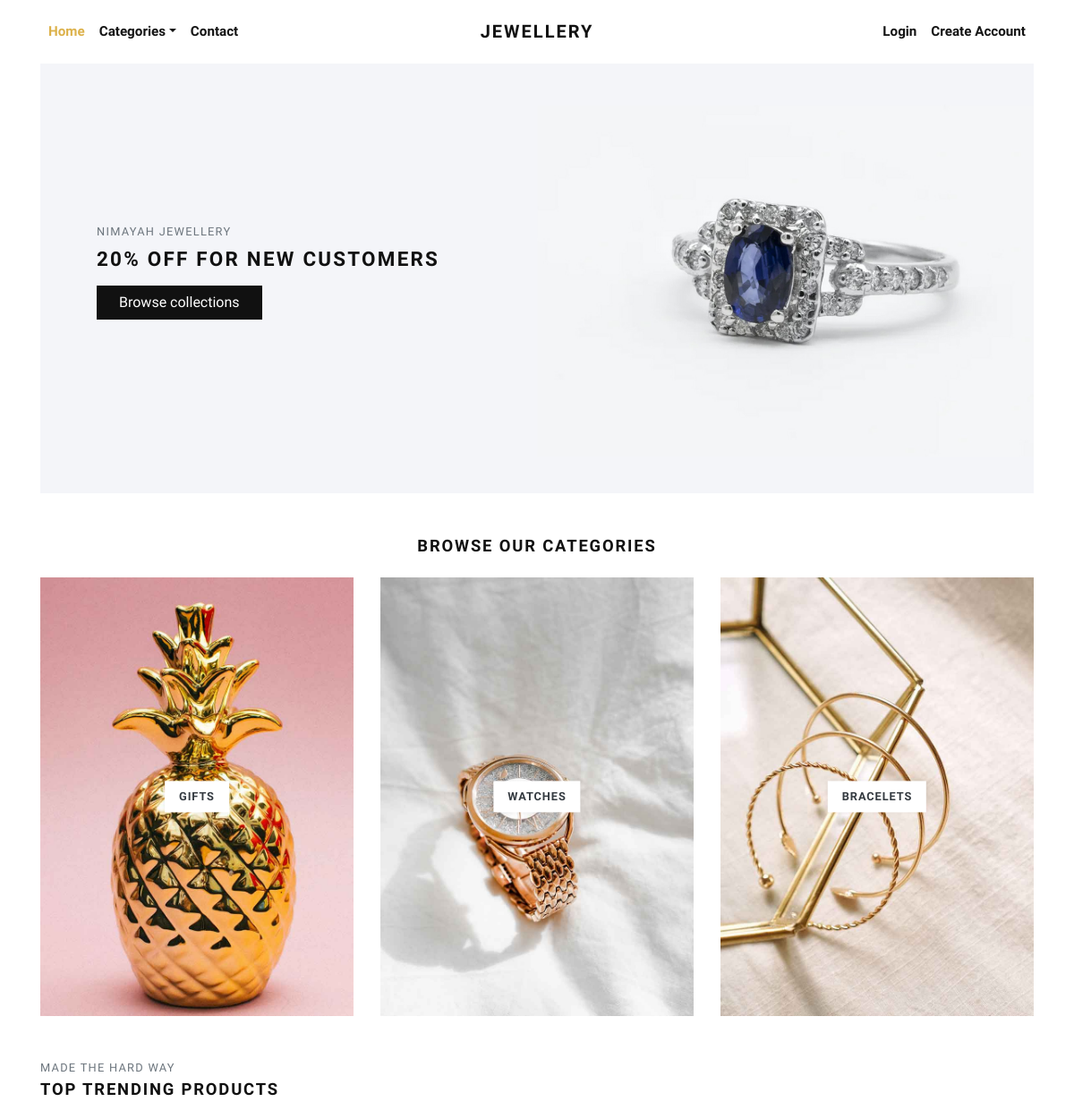
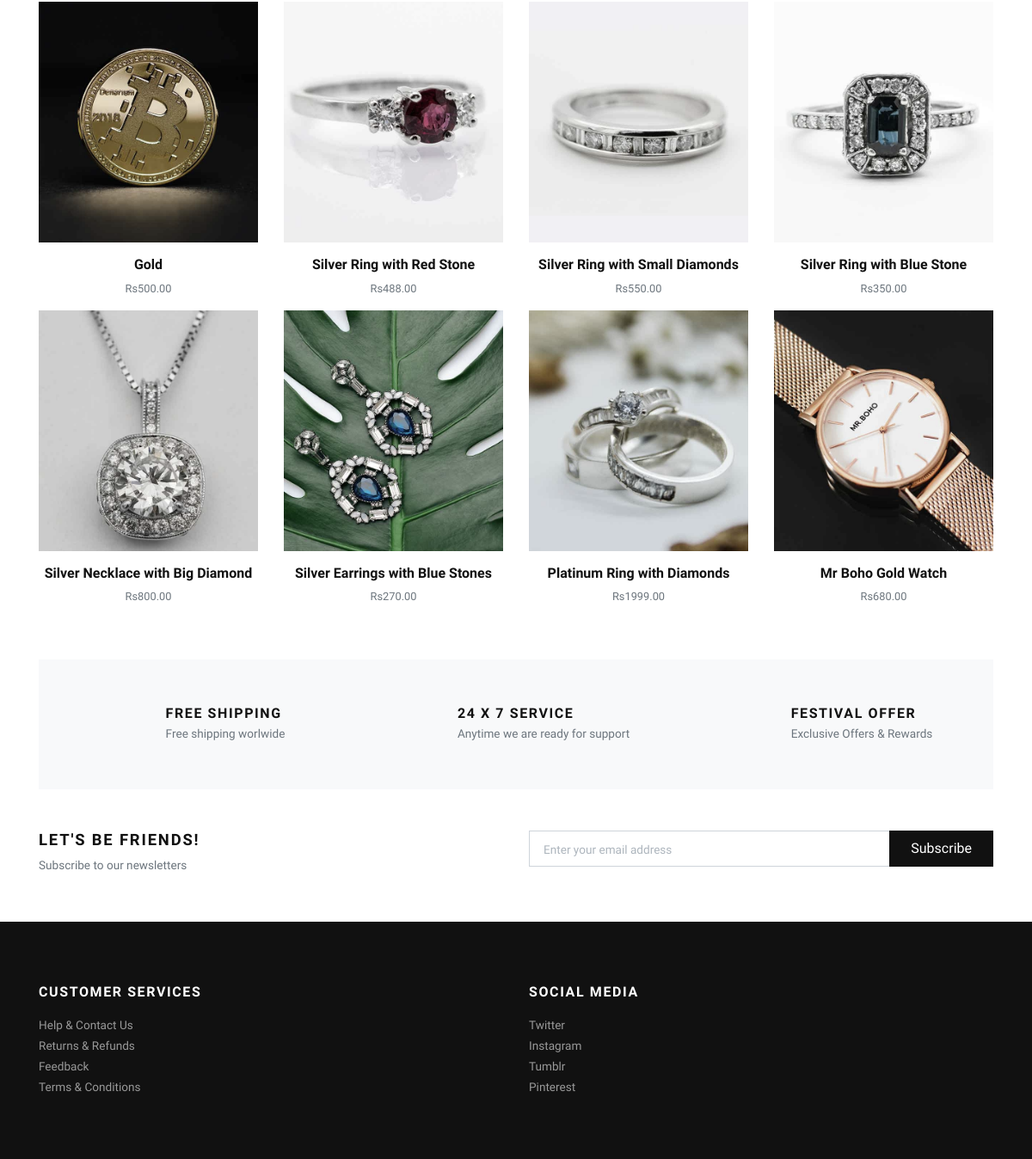
The page / on the database its author committed (2 pictures, top to bottom).
### store/models.py (models this page shows, shortened)
class Category(models.Model):
    title = models.CharField(max_length=50, verbose_name="Category Title")
    slug = models.SlugField(max_length=55, verbose_name="Category Slug")
    description = models.TextField(blank=True, verbose_name="Category Description")
    category_image = models.ImageField(upload_to='category', blank=True, null=True, verbose_name="Category Image")
    is_active = models.BooleanField(verbose_name="Is Active?")
    is_featured = models.BooleanField(verbose_name="Is Featured?")
    created_at = models.DateTimeField(auto_now_add=True, verbose_name="Created Date")
    updated_at = models.DateTimeField(auto_now=True, verbose_name="Updated Date")
    class Meta:
        verbose_name_plural = 'Categories'
        ordering = ('-created_at', )

class Product(models.Model):
    title = models.CharField(max_length=150, verbose_name="Product Title")
    slug = models.SlugField(max_length=160, verbose_name="Product Slug")
    sku = models.CharField(max_length=255, unique=True, verbose_name="Unique Product ID (SKU)")
    short_description = models.TextField(verbose_name="Short Description")
    detail_description = models.TextField(blank=True, null=True, verbose_name="Detail Description")
    product_image = models.ImageField(upload_to='product', blank=True, null=True, verbose_name="Product Image")
    price = models.DecimalField(max_digits=8, decimal_places=2)
    category = models.ForeignKey(Category, verbose_name="Product Categoy", on_delete=models.CASCADE)
    is_active = models.BooleanField(verbose_name="Is Active?")
    is_featured = models.BooleanField(verbose_name="Is Featured?")
    created_at = models.DateTimeField(auto_now_add=True, verbose_name="Created Date")
    updated_at = models.DateTimeField(auto_now=True, verbose_name="Updated Date")
    class Meta:
        verbose_name_plural = 'Products'
        ordering = ('-created_at', )

### store/views.py (the view)
# urls.py: path('', views.home, name="home"),
def home(request):
    categories = Category.objects.filter(is_active=True, is_featured=True)[:3]
    products = Product.objects.filter(is_active=True, is_featured=True)[:8]
    context = {
        'categories': categories,
        'products': products,
    }
    return render(request, 'store/index.html', context)

### store/context_preprocessors.py (called while the page is built)
def store_menu(request):
    categories = Category.objects.filter(is_active=True)
    context = {
        'categories_menu': categories,
    }
    return context

def cart_menu(request):
    if request.user.is_authenticated:
        cart_items= Cart.objects.filter(user=request.user)
        context = {
            'cart_items': cart_items,
        }
    else:
        context = {}
    return context

def wishlist_menu(request):
    if request.user.is_authenticated:
        wishlist_items= Wishlist.objects.filter(user=request.user)
        context = {
            'wishlist_items': wishlist_items,
        }
    else:
        context = {}
    return context

### templates/store/index.html (shortened to what this page needs)
{% extends 'base.html' %}
{% load static %}
      {% block content %}
      <div class="container">
        <section class="hero pb-3 bg-cover bg-center d-flex align-items-center" style="background: url({% static 'img/hero-jewlrey-banner.jpg' %})">
          <div class="container py-5">
            <div class="row px-4 px-lg-5">
              <div class="col-lg-6">
                <p class="text-muted small text-uppercase mb-2">Nimayah Jewellery</p>
                <h2 class="h4 text-uppercase mb-3">20% off for new Customers</h2><a class="btn btn-dark" href="{% url 'store:all-categories' %}">Browse collections</a>
              </div>
            </div>
          </div>
        </section>
        <section class="pt-5">
          <header class="text-center">
            <h2 class="h5 text-uppercase mb-4">Browse our categories</h2>
          </header>
          <div class="row">
          {% if categories %}
            {% for category in categories %}
              <div class="col-md-4 mb-4 mb-md-0">
                <a class="category-item" href="{% url 'store:category-products' category.slug %}">
                  <strong class="category-item-title">{{ category.title }}</strong>
                </a>
              </div>
            {% endfor %}
          {% endif %}
          </div>
        </section>
        <section class="py-5">
          <header>
            <p class="small text-muted small text-uppercase mb-1">Made the hard way</p>
            <h2 class="h5 text-uppercase mb-4">Top trending products</h2>
          </header>
          <div class="row">
            {% if products %}
              {% for product in products %}
                <div class="col-xl-3 col-lg-4 col-sm-6">
                  <div class="product text-center">
                    <div class="position-relative mb-3">
                      <a class="d-block" href="{% url 'store:product-detail' product.slug %}">
                        {% if product.product_image %}
                          <img class="img-fluid w-100" src="{{ product.product_image.url }}" alt="{{product.title}}">
                        {% else %}
                          <img class="img-fluid w-100" src="{% static 'img/product-1.jpg' %}" alt="{{product.title}}">
                        {% endif %}
                      </a>
                    </div>
                    <h6> <a class="reset-anchor" href="detail.html">{{ product.title }}</a></h6>
                    <p class="small text-muted">Rs{{product.price}}</p>
                  </div>
                </div>
              {% endfor %}
            {% endif %}
          </div>
        </section>
        <section class="py-5 bg-light">
          <div class="container">
            <div class="row text-center">
              <div class="col-lg-4 mb-3 mb-lg-0">
                <div class="d-inline-block">
                  <div class="media align-items-end">
                    <svg class="svg-icon svg-icon-big svg-icon-light">
                      <use xlink:href="#delivery-time-1"> </use>
                    </svg>
                    <div class="media-body text-left ml-3">
                      <h6 class="text-uppercase mb-1">Free shipping</h6>
                      <p class="text-small mb-0 text-muted">Free shipping worlwide</p>
                    </div>
                  </div>
                </div>
              </div>
              <div class="col-lg-4 mb-3 mb-lg-0">
                <div class="d-inline-block">
                  <div class="media align-items-end">
                    <svg class="svg-icon svg-icon-big svg-icon-light">
                      <use xlink:href="#helpline-24h-1"> </use>
                    </svg>
                    <div class="media-body text-left ml-3">
                      <h6 class="text-uppercase mb-1">24 x 7 service</h6>
                      <p class="text-small mb-0 text-muted">Anytime we are ready for support</p>
                    </div>
                  </div>
                </div>
              </div>
              <div class="col-lg-4">
                <div class="d-inline-block">
                  <div class="media align-items-end">
                    <svg class="svg-icon svg-icon-big svg-icon-light">
                      <use xlink:href="#label-tag-1"> </use>
                    </svg>
                    <div class="media-body text-left ml-3">
                      <h6 class="text-uppercase mb-1">Festival offer</h6>
                      <p class="text-small mb-0 text-muted">Exclusive Offers & Rewards</p>
                    </div>
                  </div>
                </div>
              </div>
            </div>
          </div>
        </section>
        <section class="py-5">
          <div class="container p-0">
            <div class="row">
              <div class="col-lg-6 mb-3 mb-lg-0">
                <h5 class="text-uppercase">Let's be friends!</h5>
                <p class="text-small text-muted mb-0">Subscribe to our newsletters</p>
              </div>
              <div class="col-lg-6">
                <form action="{% url 'store:newsletterUser' %}" method="post">
                  <div class="input-group flex-column flex-sm-row mb-3">
                    <input name="email" class="form-control form-control-lg py-3" type="email" placeholder="Enter your email address" aria-describedby="button-addon2" required>
                    <div class="input-group-append">
                      <button class="btn btn-dark btn-block" id="button-addon2" type="submit">Subscribe</button>
                    </div>
                  </div>
                </form>
              </div>
            </div>
          </div>
        </section>
      </div>
      {% endblock content %}

### jewelryshop/static/css/style.default.css (style rules this page uses)
.text-small { font-size: 0.85rem !important; }
strong { font-weight: 700; }
.hero { min-height: 30rem; }
.category-item { display: block; position: relative; color: #343a40; transition: all 0.3s; }
.category-item-title { display: inline-block; padding: 0.5rem 1rem; background: #fff; text-transform: uppercase; letter-spacing: 0.07em; position: absolute; top: 50%; left: 50%; -webkit-transform: translate(-50%, -50%); transform: translate(-50%, -50%); box-shadow: 0 0 5px rgba(0, 0, 0, 0.07); font-size: 0.8rem; }
.product img { -webkit-filter: grayscale(40%); filter: grayscale(40%); transition: all 0.3s; }
.text-uppercase { text-transform: uppercase; letter-spacing: 0.1em; }
.bg-cover { background-size: cover !important; }
.bg-center { background-position: center center !important; }
.reset-anchor { color: inherit; transition: all 0.3s; }
.svg-icon { width: 32px; height: 32px; vertical-align: text-bottom; stroke: currentColor; stroke-width: 3; --layer1: currentColor; --layer2: currentColor; --layer3: currentColor; }
.svg-icon.svg-icon-light { stroke-width: 2; }
.svg-icon-big { width: 48px; height: 48px; }
.btn { font-weight: 400; border: 1px solid transparent; font-family: inherit; padding: 0.375rem 1.5rem; font-size: 1rem; line-height: 1.5; border-radius: 0; transition: color 0.15s ease-in-out, background-color 0.15s ease-in-out, border-color 0.15s ease-in-out, box-shadow 0.15s ease-in-out; }
.btn-dark { color: #fff; background-color: #111111; border-color: #111111; }
body { font-family: "Libre Franklin", sans-serif; font-size: 1rem; font-weight: 400; line-height: 1.5; color: #111111; background-color: #fff; }
a { color: #dcb14a; text-decoration: none; }
h1, h2, h3, h4, h5, h6, .h1, .h2, .h3, .h4, .h5, .h6 { margin-bottom: 0.5rem; font-family: inherit; font-weight: 900; line-height: 1.2; color: inherit; }
h2, .h2 { font-size: 1.9rem; }
h4, .h4 { font-size: 1.4rem; }
h5, .h5 { font-size: 1.15rem; }
h6, .h6 { font-size: 1rem; }
small, .small { font-size: 80%; font-weight: 400; }
.bg-light { background-color: #f8f9fa !important; }
.form-control { padding: 0.375rem 0.75rem; font-size: 1rem; line-height: 1.5; color: #495057; background-color: #fff; border: 1px solid #ced4da; border-radius: 0; transition: border-color 0.15s ease-in-out, box-shadow 0.15s ease-in-out; }
.form-control::placeholder { color: #adb5bd; font-size: 0.85rem; font-weight: 400; }
.form-control-lg { padding: 0.5rem 1rem; font-size: 1rem; line-height: 1.5; border-radius: 0; }

### rows shown on the page
Category: title "GIFTS"
Category: title "WATCHES"
Category: title "BRACELETS"
Product: product_image (picture), title "Gold", price "500.00"
Product: product_image (picture), title "Silver Ring with Red Stone", price "488.00"
Product: product_image (picture), title "Silver Ring with Small Diamonds", price "550.00"
Product: product_image (picture), title "Silver Ring with Blue Stone", price "350.00"
Product: product_image (picture), title "Silver Necklace with Big Diamond", price "800.00"
Product: product_image (picture), title "Silver Earrings with Blue Stones", price "270.00"
Product: product_image (picture), title "Platinum Ring with Diamonds", price "1999.00"
Product: product_image (picture), title "Mr Boho Gold Watch", price "680.00"
